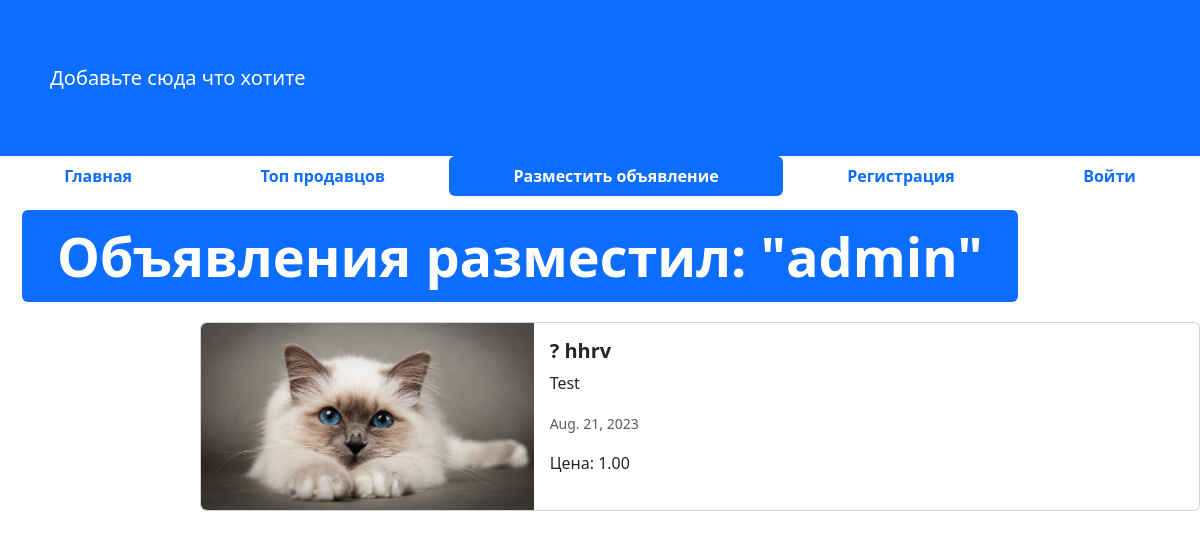
Screenshot of /post_adv/10 with the database file from the repository.
### add/models.py (models this page shows, shortened)
class Advertisement(models.Model):
    title = models.CharField("Заголовок",max_length= 128)#validators=[RegexValidator('[?+-/%]', inverse_match=True)]
    descriptions = models.TextField('описание')
    prices = models.DecimalField(' цена' , max_digits= 10 , decimal_places = 2)
    auction = models.BooleanField('merch', help_text= 'Уместен ли торг')
    created = models.DateField(auto_now_add=True)
    update = models.DateField(auto_now=True)
    user = models.ForeignKey(User, on_delete=models.CASCADE) # если User буджет удален то все обьявления связанные с ним тоже будут удалены
    image = models.ImageField("изображения", upload_to='advertisements/')
    favorites = models.ManyToManyField(User, related_name='favorite_adv')
    class Meta:
       db_table = 'Advertisement'

### add/views.py (the view)
# urls.py: path("post_adv/<int:pk>", post_adv_detail, name='post_adv_detail'),
def post_adv_detail(request: WSGIRequest, pk):
    adv = Advertisement.objects.get(id = pk) # ищу запись по id
    context = {"adv" : adv}
    return render(request, 'advertisement.html', context)

### templates/advertisement.html (shortened to what this page needs)
{% extends 'base.html' %}
{% load static %}
{% block content %}
<footer style="padding: 50px;" class="bg-primary">
  <nav class="navbar navbar-expand-sm navbar-dark">
    <a class="navbar-brand" href="../post_adv">Добавьте сюда что хотите</a>
  </nav>
</footer>
<ul class="nav nav-pills sticky-top bg-white nav-fill">
  <li class="nav-item">
    <a class="nav-link" href="{% url 'home' %}">
      <span style="font-weight: bold;">Главная</span>
    </a>
  </li>
  <li class="nav-item">
    <a class="nav-link" href="{% url 'top_sellers' %}"><span style="font-weight: bold;">Топ продавцов</span>
    </a>
  </li>
  <li class="nav-item">
    <a class="nav-link active" href="{% url 'post_adv' %}">
      <span style="font-weight: bold;">Разместить объявление</span>
    </a>
  </li>
  {% if not user.is_authenticated %}
  <li class="nav-item">
    <a class="nav-link" href="{% url 'sign_in' %}">
      <span style="font-weight: bold;">Регистрация</span>
    </a>
  </li>
  <li class="nav-item">
    <a class="nav-link" href="{% url 'login' %}">
      <span style="font-weight: bold;">Войти</span>
    </a>
  </li>
  {% endif %}
</ul>
<div class="container" style="margin: 10px;">
  <div class="display-2">
    <span class="badge bg-primary">Объявления разместил: "{{ adv.user }}"</span>
  </div>
</div>
<div class="col offset-2">
  <div class="card mb-2" style="max-width: 1200px; margin-top: 20px;">
    <div class="row g-0">
      <div class="col-md-4">
        <a href="#" class="nav-link">
          {% if adv.image %}
          <img src="  {{adv.image.url}} " class="img-fluid rounded-start" alt="Card title">
          {% else %}
          <img src="{% static 'img/adv.png' %}" class="img-fluid rounded-start" alt="Card title">
          {% endif %}
        </a>
      </div>
      <div class="col-md-8">
        <div class="card-body">
          <h5 class="card-title">
            <strong>{{adv.title}}</strong>
          </h5>
            <p class="card-text">
              {{adv.descriptions}}
            </p>
            <p class="card-text"><small class="text-muted">{{adv.created}}</small></p>
            <span>Цена: {{adv.prices}}</span>
        </div>
      </div>
    </div>
  </div>
</div>
  {% endblock %}

### rows the page displays
Advertisement: user "admin", image (picture), title "? hhrv", descriptions "Test", created "Aug. 21, 2023", prices "1.00"
